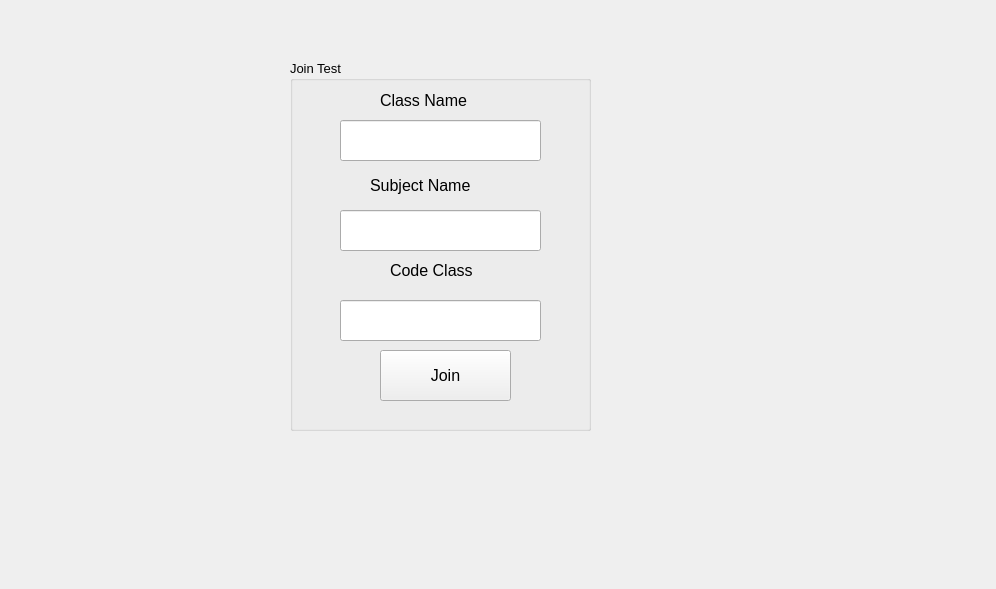
<?xml version="1.0" encoding="UTF-8"?>
<ui version="4.0">
 <class>CodeStudent</class>
 <widget class="QWidget" name="CodeStudent">
  <property name="geometry">
   <rect>
    <x>0</x>
    <y>0</y>
    <width>996</width>
    <height>589</height>
   </rect>
  </property>
  <property name="windowTitle">
   <string>Form</string>
  </property>
  <widget class="QGroupBox" name="groupBox">
   <property name="geometry">
    <rect>
     <x>290</x>
     <y>60</y>
     <width>301</width>
     <height>371</height>
    </rect>
   </property>
   <property name="font">
    <font>
     <pointsize>10</pointsize>
    </font>
   </property>
   <property name="title">
    <string>Join Test</string>
   </property>
   <widget class="QLabel" name="label">
    <property name="geometry">
     <rect>
      <x>90</x>
      <y>30</y>
      <width>121</width>
      <height>21</height>
     </rect>
    </property>
    <property name="font">
     <font>
      <pointsize>12</pointsize>
     </font>
    </property>
    <property name="text">
     <string>Class Name</string>
    </property>
   </widget>
   <widget class="QLabel" name="label_2">
    <property name="geometry">
     <rect>
      <x>100</x>
      <y>200</y>
      <width>101</width>
      <height>21</height>
     </rect>
    </property>
    <property name="font">
     <font>
      <pointsize>12</pointsize>
     </font>
    </property>
    <property name="text">
     <string>Code Class</string>
    </property>
   </widget>
   <widget class="QLabel" name="label_3">
    <property name="geometry">
     <rect>
      <x>80</x>
      <y>110</y>
      <width>131</width>
      <height>31</height>
     </rect>
    </property>
    <property name="font">
     <font>
      <pointsize>12</pointsize>
     </font>
    </property>
    <property name="text">
     <string>Subject Name</string>
    </property>
   </widget>
   <widget class="QLineEdit" name="lineEdit">
    <property name="geometry">
     <rect>
      <x>50</x>
      <y>60</y>
      <width>201</width>
      <height>41</height>
     </rect>
    </property>
   </widget>
   <widget class="QLineEdit" name="lineEdit_2">
    <property name="geometry">
     <rect>
      <x>50</x>
      <y>150</y>
      <width>201</width>
      <height>41</height>
     </rect>
    </property>
   </widget>
   <widget class="QLineEdit" name="lineEdit_3">
    <property name="geometry">
     <rect>
      <x>50</x>
      <y>240</y>
      <width>201</width>
      <height>41</height>
     </rect>
    </property>
   </widget>
   <widget class="QPushButton" name="pushButton">
    <property name="geometry">
     <rect>
      <x>90</x>
      <y>290</y>
      <width>131</width>
      <height>51</height>
     </rect>
    </property>
    <property name="font">
     <font>
      <pointsize>12</pointsize>
     </font>
    </property>
    <property name="text">
     <string>Join</string>
    </property>
   </widget>
  </widget>
 </widget>
 <resources/>
 <connections/>
</ui>
